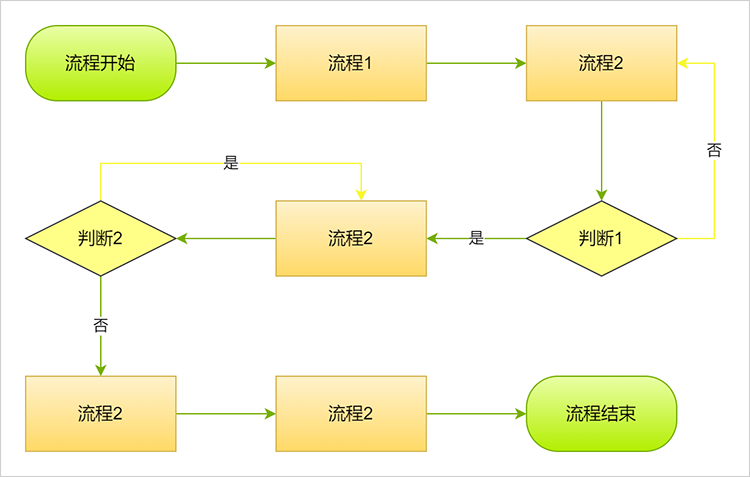
#> input picture vl/b.png, 750 x 477 px, found by its file name
$ python flowchart_recognition2.py
#> lines starting #> are read from the running program, lines starting #| are printed output that depends on the picture; after the words box and inside, x2 and y2 are one past the last pixel; in counts of white or black regions, pixels touching at a corner belong together
import cv2
import numpy as np
import pytesseract
import logging
from datetime import datetime
import os
pytesseract.pytesseract.tesseract_cmd = r'D:\tools\Tesseract-OCR\tesseract.exe'
# 配置日志
logging.basicConfig(
    level=logging.INFO,
    format='%(asctime)s - %(levelname)s - %(message)s',
    handlers=[
        logging.FileHandler('flowchart_recognition.log'),
        logging.StreamHandler()
    ]
)

class LineSegment:
    # [4 lines left out: function __init__, not called in this run]

    def length(self):
        return np.linalg.norm(self.end_point - self.start_point)

    def is_horizontal(self, threshold=5):
        return abs(self.end_point[1] - self.start_point[1]) <= threshold

    def is_vertical(self, threshold=5):
        return abs(self.end_point[0] - self.start_point[0]) <= threshold

    def __str__(self):
        return f"LineSegment(start={self.start_point}, end={self.end_point}, type={self.line_type})"

class FlowchartRecognizer:
    def __init__(self):
        # 设置tesseract路径
        pytesseract.pytesseract.tesseract_cmd = r'C:\Program Files\Tesseract-OCR\tesseract.exe'

        # 初始化变量
        self.shapes = []
        self.connections = []
        self.line_segments = []
        self.current_image = None
        self.processed_image = None

        # 配置参数
        self.min_line_length = 20
        self.max_line_gap = 10
        self.angle_threshold = 5
        self.min_area = 100
        self.min_perimeter = 20

                # 圆角矩形检测参数
        self.rect_extent_threshold = 0.85  # 矩形度阈值
        self.min_corner_points = 3        # 最小圆角数量
        self.corner_size_ratio = 0.25     # 角点区域大小比例

    def is_regular_polygon(self, contour, approx, n_sides):
        """检查是否为规则多边形"""
        try:
            if len(approx) != n_sides:
                return False

            # 计算边长
            sides = []
            for i in range(n_sides):
                side = np.linalg.norm(
                    approx[i][0] - approx[(i+1)%n_sides][0]
                )
                sides.append(side)

            # 计算边长的变异系数
            mean_side = np.mean(sides)
            std_side = np.std(sides)
            cv_side = std_side / mean_side if mean_side > 0 else float('inf')

            # 计算角度
            angles = []
            for i in range(n_sides):
                v1 = approx[i][0] - approx[(i-1)%n_sides][0]
                v2 = approx[(i+1)%n_sides][0] - approx[i][0]
                angle = np.abs(np.degrees(
                    np.arctan2(np.cross(v1, v2), np.dot(v1, v2))
                ))
                angles.append(angle)

            # 计算角度的变异系数
            mean_angle = np.mean(angles)
            std_angle = np.std(angles)
            cv_angle = std_angle / mean_angle if mean_angle > 0 else float('inf')

            # 判断条件：边长和角度的变异系数都较小
            return cv_side < 0.1 and cv_angle < 0.1

        except Exception as e:
            logging.error(f"Error in is_regular_polygon: {str(e)}")
            return False

    # [68 lines left out: functions detect_diamond, detect_parallelogram, not called in this run]

    def detect_rounded_rectangle(self, contour, approx):
        """检测圆角矩形
        特征：
        1. 整体形状接近矩形
        2. 四个角有圆弧特征
        3. 长边基本平行于坐标轴
        """
        try:
            # 获取基本属性
            x, y, w, h = cv2.boundingRect(contour)
            area = cv2.contourArea(contour)
            peri = cv2.arcLength(contour, True)

            # 获取最小外接矩形
            rect = cv2.minAreaRect(contour)
            box = cv2.boxPoints(rect)
            box = np.int0(box)
            rect_area = cv2.contourArea(box)

            # 计算矩形度（实际面积与最小外接矩形面积的比率）
            rect_extent = float(area) / rect_area if rect_area > 0 else 0

            # 计算圆度
            circularity = (4 * np.pi * area) / (peri * peri)

            # 圆角矩形的判断条件
            is_rounded_rect = (
                0.85 <= rect_extent <= 0.95 and    # 矩形度在特定范围内
                0.75 <= circularity <= 0.95 and    # 圆度在特定范围内
                len(approx) >= 8 and               # 足够多的顶点表示圆角
                len(approx) <= 16 and              # 但不会太多
                min(w, h) > self.min_area / 4      # 避免太细的形状
            )

            if is_rounded_rect:
                # 检查长边是否基本平行于坐标轴
                _, _, angle = rect
                angle = angle % 90
                is_aligned = angle < 10 or angle > 80

                # 检查宽高比是否合理
                aspect_ratio = float(w) / h if h != 0 else 0
                is_reasonable_ratio = 0.25 <= aspect_ratio <= 4.0

                return is_aligned and is_reasonable_ratio

            return False

        except Exception as e:
            logging.error(f"Error in detect_rounded_rectangle: {str(e)}")
            return False


    # [36 lines left out: function detect_ellipse, not called in this run]

    def detect_rectangle_metrics(self, contour, approx):
        """检测矩形的相关指标"""
        try:
            # 获取最小外接矩形
            rect = cv2.minAreaRect(contour)
            box = cv2.boxPoints(rect)
            box = np.int0(box)
            rect_area = cv2.contourArea(box)

            # 计算实际轮廓面积与最小外接矩形面积的比率
            contour_area = cv2.contourArea(contour)
            area_ratio = contour_area / rect_area if rect_area > 0 else 0

            # 获取轮廓的基本属性
            x, y, w, h = cv2.boundingRect(contour)
            aspect_ratio = float(w) / h if h != 0 else 0

            # 计算轮廓的复杂度
            perimeter = cv2.arcLength(contour, True)
            complexity = len(approx)

            return {
                'area_ratio': area_ratio,
                'aspect_ratio': aspect_ratio,
                'complexity': complexity,
                'perimeter': perimeter,
                'box': box
            }
        except Exception as e:
            logging.error(f"Error in detect_rectangle_metrics: {str(e)}")
            return None

    def detect_shape(self, contour):
        """检测单个轮廓的形状"""
        try:
            # 计算基本特征
            peri = cv2.arcLength(contour, True)
            area = cv2.contourArea(contour)

            # 忽略太小的区域
            if area < self.min_area or peri < self.min_perimeter:
                return None

            # 获取近似多边形
            approx = cv2.approxPolyDP(contour, 0.02 * peri, True)

            # 获取轮廓的基本属性
            x, y, w, h = cv2.boundingRect(contour)

            # 初始化形状信息
            shape_info = {
                'type': 'Unknown',
                'position': (x, y, w, h),
                'points': approx.reshape(-1, 2).tolist(),
                'area': area,
                'perimeter': peri
            }

            try:
                # 首先检查是否为圆角矩形
                if self.detect_rounded_rectangle(contour, approx):
                    shape_info['type'] = 'RoundedRectangle'
                    return shape_info

                # 获取矩形相关指标
                rect_metrics = self.detect_rectangle_metrics(contour, approx)
                if rect_metrics is None:
                    return shape_info

                num_vertices = len(approx)

                # 检查基本形状
                if num_vertices == 4:
                    # 检查是否为矩形或正方形
                    if rect_metrics['area_ratio'] > 0.95:
                        aspect_ratio = rect_metrics['aspect_ratio']
                        if 0.95 <= aspect_ratio <= 1.05:
                            shape_info['type'] = 'Square'
                        else:
                            shape_info['type'] = 'Rectangle'
                    # 检查是否为菱形
                    elif self.detect_diamond(contour, approx):
                        shape_info['type'] = 'Diamond'
                    # 检查是否为平行四边形
                    elif self.detect_parallelogram(contour, approx):
                        shape_info['type'] = 'Parallelogram'

                elif num_vertices == 3:
                    shape_info['type'] = 'Triangle'

                elif num_vertices == 5:
                    if self.is_regular_polygon(contour, approx, 5):
                        shape_info['type'] = 'Pentagon'

                elif num_vertices == 6:
                    if self.is_regular_polygon(contour, approx, 6):
                        shape_info['type'] = 'Hexagon'

                elif num_vertices > 6:
                    # 检查是否为椭圆
                    if self.detect_ellipse(contour, approx):
                        shape_info['type'] = 'Ellipse'
                        shape_info['center'] = (x + w//2, y + h//2)
                        shape_info['axes'] = (w//2, h//2)
                    # 检查是否为圆形
                    else:
                        circularity = (4 * np.pi * area) / (peri * peri)
                        if 0.85 <= circularity <= 1.15:
                            shape_info['type'] = 'Circle'
                            shape_info['center'] = (x + w//2, y + h//2)
                            shape_info['radius'] = w//2

                if shape_info["type"] == 'Unknown':
                    return None

                return shape_info

            except Exception as e:
                logging.error(f"Error in shape detection: {str(e)}")
                return shape_info

        except Exception as e:
            logging.error(f"Error in detect_shape: {str(e)}")
            return None


    # [130 lines left out: functions detect_orthogonal_lines, detect_polylines, connect_line_segments, not called in this run]

    def extract_text(self, roi):
        """提取图像区域中的文本"""
        try:
            # 配置Tesseract
            custom_config = r'--oem 3 --psm 6'
            # 识别文字
            text = pytesseract.image_to_string(roi, lang='eng+chi_sim', config=custom_config)
            return text.strip()
        except Exception as e:
            logging.error(f"Error in extract_text: {str(e)}")
            return ""

    def process_image(self, image_path):
        """处理图像并识别流程图元素"""
        try:
            # 读取图像
            self.current_image = cv2.imread(image_path)
#> self.current_image is the input picture: shape (477, 750, 3); mean B, G, R 220.4, 246.8, 248.2
            if self.current_image is None:
                raise ValueError("Could not read image")

            # 预处理图像
            self.processed_image = self.preprocess_image(self.current_image)
            if self.processed_image is None:
                raise ValueError("Image preprocessing failed")

            # 创建结果图像
            result_image = self.current_image.copy()

            # 查找所有轮廓
            contours, hierarchy = cv2.findContours(
                self.processed_image,
                cv2.RETR_TREE,  # 使用RETR_TREE以获取所有轮廓
                cv2.CHAIN_APPROX_SIMPLE
            )

            # 重置shapes列表
            self.shapes = []

            # 处理每个轮廓
            for i, contour in enumerate(contours):
                # 计算面积
                area = cv2.contourArea(contour)

                # 只处理足够大的轮廓
                if area >= self.min_area:
                    shape = self.detect_shape(contour)
                    if shape and 'type' in shape:  # 确保shape存在且包含type键
                        try:
                            # 提取形状内的文本
                            x, y, w, h = shape['position']
                            roi = self.current_image[y:y+h, x:x+w]
                            text = self.extract_text(roi)
                            shape['text'] = text

                            # 添加到形状列表
                            self.shapes.append(shape)

                            # 在结果图像上绘制形状
                            color = (0, 255, 0)  # 绿色边框
                            cv2.drawContours(result_image, [contour], -1, color, 2)

                            # 添加形状类型和文本标签
                            label = f"{shape['type']}"
                            if text:
                                label += f": {text}"

                            # 在形状上方显示标签
                            cv2.putText(result_image,
                                    label,
                                    (x, y-5),
                                    cv2.FONT_HERSHEY_SIMPLEX,
                                    0.5,
                                    (0, 0, 255),
                                    2)

                            # 在形状上显示序号
                            cv2.putText(result_image,
                                    str(len(self.shapes)),
                                    (x+5, y+20),
                                    cv2.FONT_HERSHEY_SIMPLEX,
                                    0.7,
                                    (255, 0, 0),
                                    2)
                        except Exception as e:
                            logging.error(f"Error processing shape {i}: {str(e)}")
                            continue

            # 保存结果图像
            timestamp = datetime.now().strftime("%Y%m%d_%H%M%S")
            output_path = f'output/flowchart_result_{timestamp}.png'
            cv2.imwrite(output_path, result_image)

            # 保存详细信息到文本文件
            text_output_path = f'output/flowchart_result_{timestamp}.txt'
            with open(text_output_path, 'w', encoding='utf-8') as f:
                f.write(f"Flowchart Analysis Results\n")
                f.write(f"Date: {datetime.now()}\n")
                f.write(f"Input Image: {image_path}\n")
                f.write("-" * 50 + "\n\n")

                f.write(f"Total Shapes Detected: {len(self.shapes)}\n\n")
                for i, shape in enumerate(self.shapes, 1):
                    f.write(f"Shape {i}:\n")
                    for key, value in shape.items():
                        f.write(f"  {key}: {value}\n")
                    f.write("\n")

            print(f"\nResults saved to:")
            print(f"- Image: {output_path}")
            print(f"- Text: {text_output_path}")

            return True

        except Exception as e:
            logging.error(f"Error in process_image: {str(e)}")
            return False

    def preprocess_image(self, image):
        """增强的图像预处理"""
        try:
            # 转换为灰度图
            gray = cv2.cvtColor(image, cv2.COLOR_BGR2GRAY)
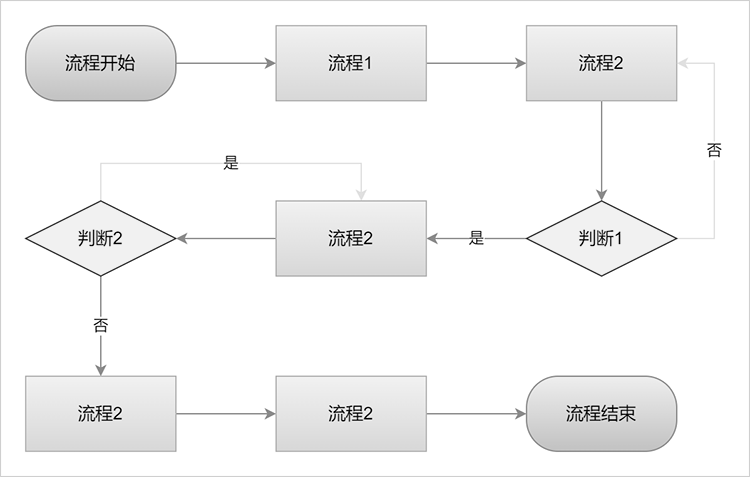
#> gray: shape (477, 750); min 0, max 255, mean 244.2

            # 高斯模糊以减少噪声
            blurred = cv2.GaussianBlur(gray, (7,7), 0)
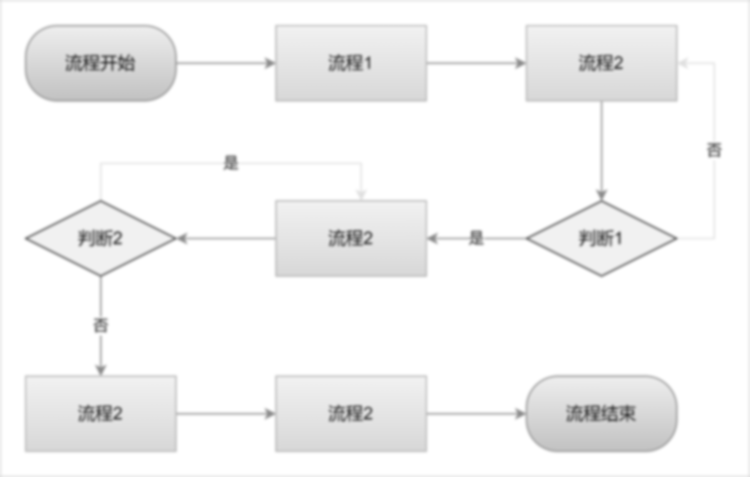
#> blurred: shape (477, 750); min 77, max 255, mean 244.3

            # 自适应阈值处理
            thresh = cv2.adaptiveThreshold(
                blurred,
                255,
                cv2.ADAPTIVE_THRESH_GAUSSIAN_C,
                cv2.THRESH_BINARY_INV,
                11,
                2
            )
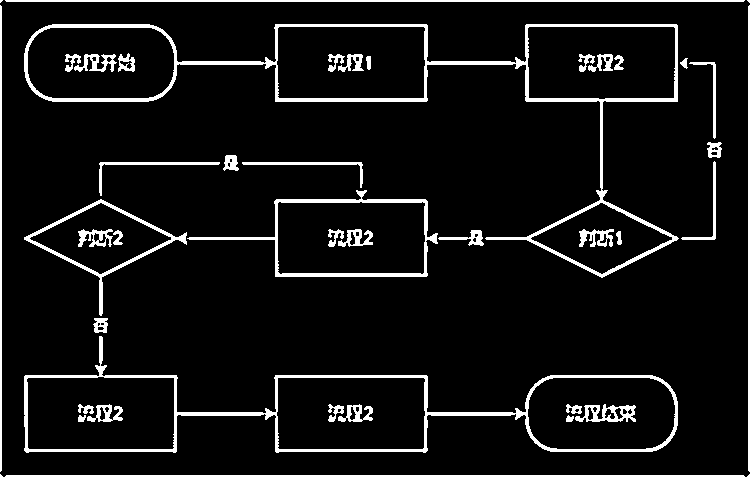
#> thresh: shape (477, 750); 7.6% white; 44 white regions (4 under 20 px)

            # 形态学操作
            kernel = np.ones((1,1), np.uint8)
            # 闭运算填充小孔
            morph = cv2.morphologyEx(thresh, cv2.MORPH_CLOSE, kernel)
            # 开运算去除小噪点
            morph = cv2.morphologyEx(morph, cv2.MORPH_OPEN, kernel)

            return morph

        except Exception as e:
            logging.error(f"Error in preprocess_image: {str(e)}")
            return None

    # [42 lines left out: functions detect_shapes, display_results, not called in this run]

def main():
    # 创建输出目录
    os.makedirs('output', exist_ok=True)

    # 设置日志
    logging.info(f"Starting flowchart recognition at {datetime.now()}")

    # 创建识别器实例
    recognizer = FlowchartRecognizer()

    # 处理图像
    image_path = 'D:\\workspaces\\python_projects\\ai_demo\\vl\\b.png'  # 替换为实际的图像路径
    if recognizer.process_image(image_path):
#> in process_image, `contours, hierarchy = cv2.findContours( self.processed_image, cv2.RETR..`: contours = 84 contours, 17 with area under 20; largest, box (x1, y1, x2, y2) and area: (24, 24, 679, 278) 41158, (24, 336, 678, 453) 34522, (187, 190, 438, 277) 11926, (527, 26, 676, 100) 10586, (276, 26, 426, 99) 10585
#> the loop in process_image, `for i, contour in enumerate(contours):` made 5 passes
#> after the loop in process_image, `for i, contour in enumerate(contours):`:
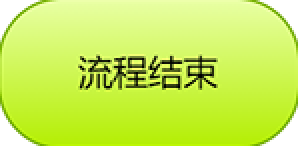
#> roi: shape (73, 149, 3) (shown 2 times larger); mean B, G, R 88.6, 237.1, 200.6
#> after the loop in process_image, `for i, contour in enumerate(contours):`: self.shapes = []
        recognizer.display_results()
    else:
        logging.error("Failed to process image")

    logging.info(f"Finished flowchart recognition at {datetime.now()}")

if __name__ == "__main__":
    main()
#> (the call stopped at in extract_text, `text = pytesseract.image_to_string(roi, lang='eng+chi_sim', config=cus..`: pytesseract is not available in this run)

$ run again, with vl/c.png copied over vl/b.png
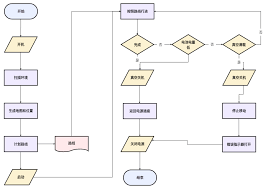
#> input picture vl/c.png, 267 x 189 px, found by its file name
#> in process_image, self.current_image is the input picture: shape (189, 267, 3); mean B, G, R 245.5, 245.6, 246.5
#> in preprocess_image, `blurred = cv2.GaussianBlur(gray, (7,7), 0)`:
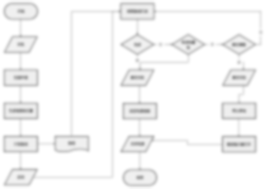
#> blurred: shape (189, 267); min 151, max 255, mean 245.9
#> in preprocess_image, `thresh = cv2.adaptiveThreshold( blurred, 255, cv2.ADAPTIVE_THRESH_GAUS..`:
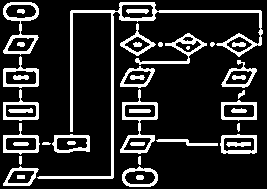
#> thresh: shape (189, 267); 16.8% white; 41 white regions (2 under 20 px)
#> contours = 60 contours, 7 with area under 20; largest, box (x1, y1, x2, y2) and area: (37, 2, 263, 179) 2144, (120, 89, 158, 154) 1104, (3, 2, 39, 55) 1071, (3, 56, 39, 88) 646, (220, 134, 257, 154) 628
#> the loop in process_image, `for i, contour in enumerate(contours):` made 5 passes
#> after the loop in process_image, `for i, contour in enumerate(contours):`: self.shapes = []

$ run again, with vl/d.png copied over vl/b.png
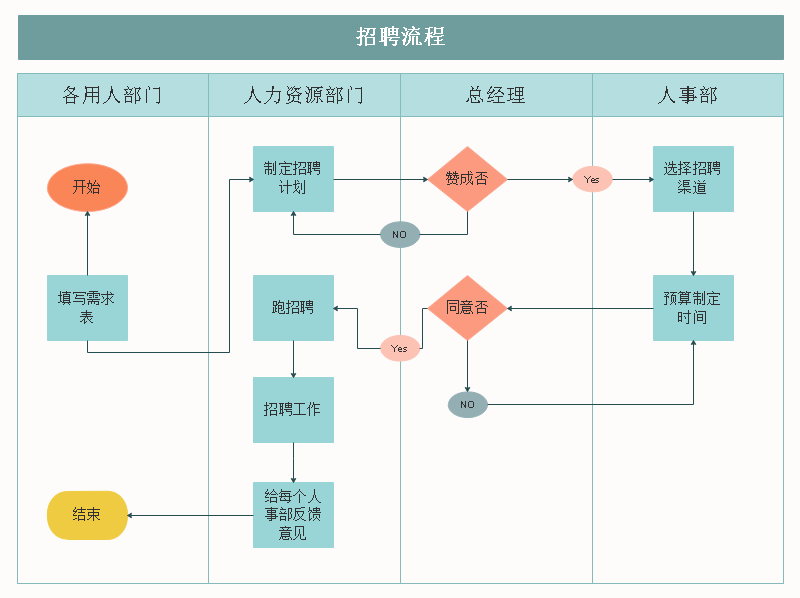
#> input picture vl/d.png, 800 x 598 px, found by its file name
#> in process_image, self.current_image is the input picture: shape (598, 800, 3); mean B, G, R 231.9, 234.7, 227.3
#> in preprocess_image, `thresh = cv2.adaptiveThreshold( blurred, 255, cv2.ADAPTIVE_THRESH_GAUS..`:
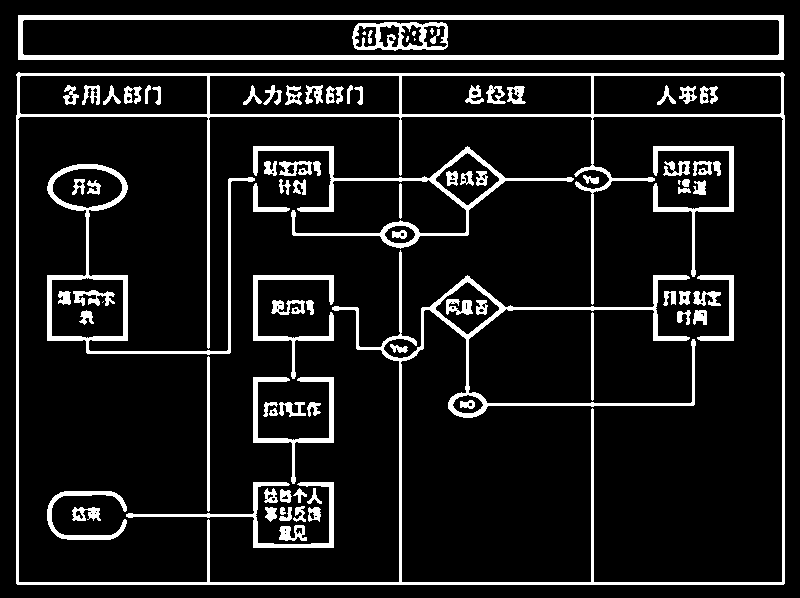
#> thresh: shape (598, 800); 10.9% white; 90 white regions (7 under 20 px)
#> contours = 163 contours, 50 with area under 20; largest, box (x1, y1, x2, y2) and area: (16, 72, 785, 585) 392372, (17, 116, 784, 583) 348377, (18, 15, 784, 60) 33660, (22, 19, 780, 56) 27244, (47, 164, 255, 355) 8970
#> the loop in process_image, `for i, contour in enumerate(contours):` made 1 pass
#> approx in detect_shape on pass 1: [[16, 74], [17, 584], [784, 583], [782, 72]]
#> pass 1, in process_image, `roi = self.current_image[y:y+h, x:x+w]`:
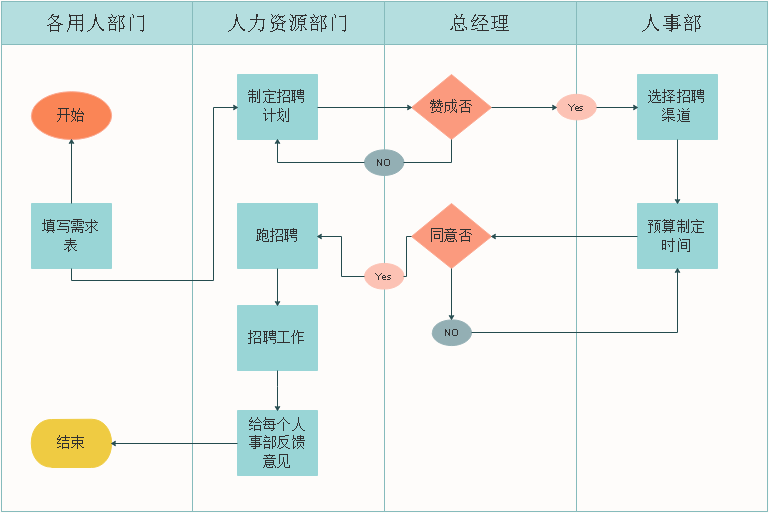
#> roi: shape (513, 769, 3); mean B, G, R 236, 239.2, 233.9
#> after the loop in process_image, `for i, contour in enumerate(contours):`: self.shapes = []
